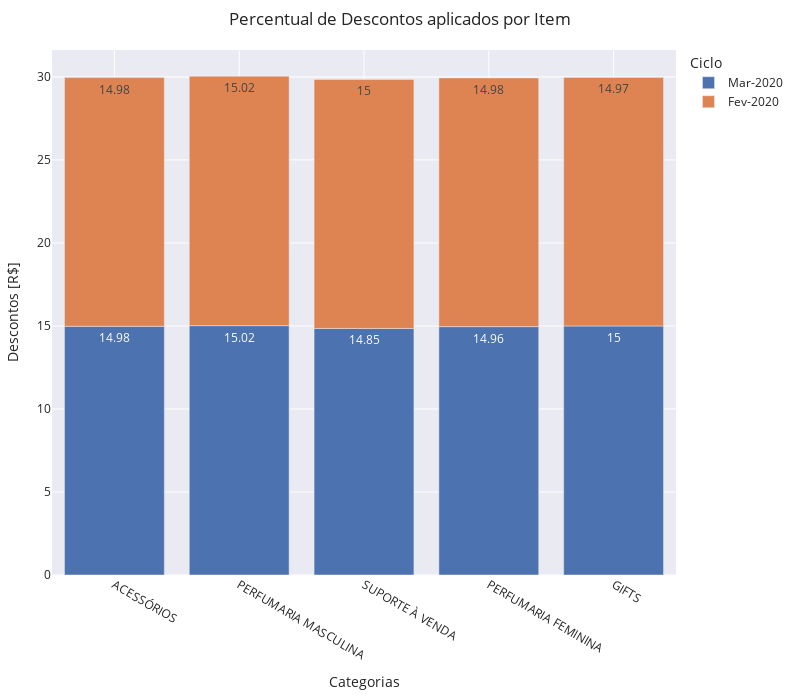

The cell this chart's notebook holds for it:
### Code cell
fig = px.bar(desc, x="Produto_Categoria", y="Media_desc_p_item", \
    text="Media_desc_p_item", color="Ciclo", hover_data=['Valor_med_p_item', 'Qtde_itens', 'Desc_p_item'], template="seaborn")

fig.update_layout(
    margin=dict(l=20, r=50, t=50, b=20),
    title = 'Percentual de Descontos aplicados por Item',
    xaxis_title="Categorias",
    yaxis_title="Descontos [R$]",
    legend_title="Ciclo",
    width=800, 
    height=700,
    uniformtext_minsize=10, 
    uniformtext_mode='hide',
)
fig.show()

### Figure 1 — Plotly figure (JSON) as saved in the notebook; plotly's stock layout.template omitted (floating-point values rounded to 4 significant figures)
{"data": [{"alignmentgroup": "True", "customdata": [[31.17, 10063, 4.67], [36.63, 5368, 5.5], [2.02, 3456, 0.3], [23.06, 1601, 3.45], [22.13, 454, 3.32]], "hovertemplate": "Ciclo=Mar-2020<br>Produto_Categoria=%{x}<br>Media_desc_p_item=%{text}<br>Valor_med_p_item=%{customdata[0]}<br>Qtde_itens=%{customdata[1]}<br>Desc_p_item=%{customdata[2]}<extra></extra>", "legendgroup": "Mar-2020", "marker": {"color": "rgb(76,114,176)", "pattern": {"shape": ""}}, "name": "Mar-2020", "offsetgroup": "Mar-2020", "orientation": "v", "showlegend": true, "text": [14.98, 15.02, 14.85, 14.96, 15], "textposition": "auto", "type": "bar", "x": ["ACESSÓRIOS", "PERFUMARIA MASCULINA", "SUPORTE À VENDA", "PERFUMARIA FEMININA", "GIFTS"], "xaxis": "x", "y": [14.98, 15.02, 14.85, 14.96, 15], "yaxis": "y"}, {"alignmentgroup": "True", "customdata": [[31.42, 7397, 4.72], [39.11, 6700, 5.86], [2, 3645, 0.3], [22.97, 1776, 3.44], [22.38, 360, 3.35]], "hovertemplate": "Ciclo=Fev-2020<br>Produto_Categoria=%{x}<br>Media_desc_p_item=%{text}<br>Valor_med_p_item=%{customdata[0]}<br>Qtde_itens=%{customdata[1]}<br>Desc_p_item=%{customdata[2]}<extra></extra>", "legendgroup": "Fev-2020", "marker": {"color": "rgb(221,132,82)", "pattern": {"shape": ""}}, "name": "Fev-2020", "offsetgroup": "Fev-2020", "orientation": "v", "showlegend": true, "text": [15.02, 14.98, 15, 14.98, 14.97], "textposition": "auto", "type": "bar", "x": ["PERFUMARIA MASCULINA", "ACESSÓRIOS", "SUPORTE À VENDA", "PERFUMARIA FEMININA", "GIFTS"], "xaxis": "x", "y": [15.02, 14.98, 15, 14.98, 14.97], "yaxis": "y"}], "layout": {"barmode": "relative", "height": 700, "legend": {"title": {"text": "Ciclo"}, "tracegroupgap": 0}, "margin": {"b": 20, "l": 20, "r": 50, "t": 50}, "title": {"text": "Percentual de Descontos aplicados por Item"}, "uniformtext": {"minsize": 10, "mode": "hide"}, "width": 800, "xaxis": {"anchor": "y", "domain": [0, 1], "title": {"text": "Categorias"}}, "yaxis": {"anchor": "x", "domain": [0, 1], "title": {"text": "Descontos [R$]"}}}}
